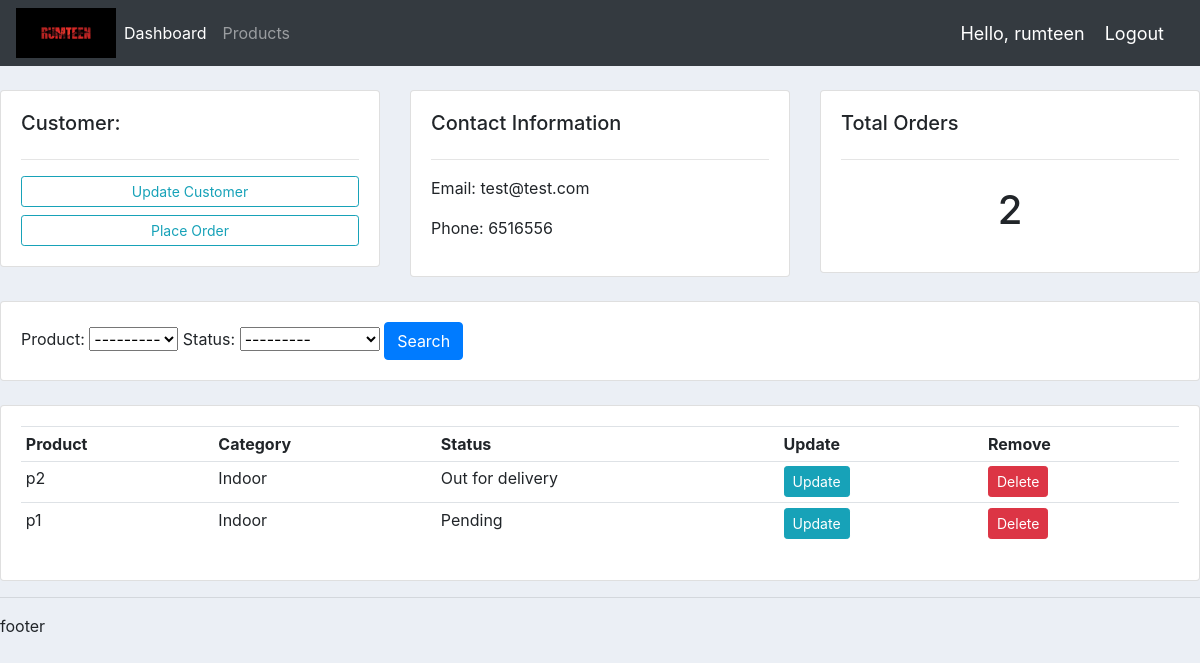
The app's page /customer/1/ (signed in) with its own data.
### accounts/models.py (models this page shows, shortened)
class Customer(models.Model):
    user = models.OneToOneField(User, null=True, blank=True, on_delete=models.CASCADE)
    name = models.CharField(max_length=200, null=True)
    phone = models.CharField(max_length=200, null=True)
    email = models.CharField(max_length=200, null=True)
    profile_pic = models.ImageField(default="RUMTEEN.png", null=True, blank=True)

class Order(models.Model):
    STATUS = (
        ('Pending', 'Pending'),
        ('Out for delivery', 'Out for delivery'),
        ('Delivered', 'Delivered'),
    )
    customer = models.ForeignKey(Customer, null=True, on_delete=models.SET_NULL)
    product = models.ForeignKey(Product, null=True, on_delete=models.SET_NULL)
    status = models.CharField(max_length=200, null=True, choices=STATUS)

class Product(models.Model):
    CATEGORY = (
        ('Indoor', 'Indoor'),
        ('Outdoor', 'Outdoor'),
    )
    name = models.CharField(max_length=200, null=True)
    price = models.FloatField(null=True)
    category = models.CharField(max_length=200, null=True, choices=CATEGORY)
    description = models.CharField(max_length=200, null=True, blank=True)
    tags = models.ManyToManyField(Tag)
    def __str__(self):
        return self.name

### accounts/decorators.py (the view)
        def wrapper_func(request, *args, **kwargs):
            group = None
            if request.user.groups.exists():
                group = request.user.groups.all()[0].name
            if group in allowed_roles:
                return view_func(request, *args, **kwargs)
            else:
                return HttpResponse('not authorized')

### accounts/views.py (called while the page is built)
@login_required(login_url='login')
@allowed_users(allowed_roles=['admins'])
def customer(request, pk):
    customer = Customer.objects.get(id=pk)
    orders = customer.order_set.all()
    order_count = orders.count()
    my_filter = OrderFilter(request.GET, queryset=orders)
    orders = my_filter.qs
    context = {'customer': customer,
               'orders': orders,
               'order_count': order_count,
               'my_filter': my_filter,
               }
    return render(request, 'accounts/customer.html', context)

### accounts/templates/accounts/customer.html
{% extends 'accounts/main.html' %}
{% block content %}
    <br>
    <div class="row">
        <div class="col-md">
            <div class="card card-body">
                <h5>Customer:</h5>
                <hr>
                <a class="btn btn-outline-info  btn-sm btn-block" href="">Update Customer</a>
                <a class="btn btn-outline-info  btn-sm btn-block" href="{% url 'create_order' customer.id %}">Place
                    Order</a>
            </div>
        </div>
        <div class="col-md">
            <div class="card card-body">
                <h5>Contact Information</h5>
                <hr>
                <p>Email: {{ customer.email }}</p>
                <p>Phone: {{ customer.phone }}</p>
            </div>
        </div>
        <div class="col-md">
            <div class="card card-body">
                <h5>Total Orders</h5>
                <hr>
                <h1 style="text-align: center;padding: 10px">{{ orders.count }}</h1>
            </div>
        </div>
    </div>
    <br>
    <div class="row">
        <div class="col">
            <div class="card card-body">
                <form method="get">
                    {{ my_filter.form }}
                    <button class="btn btn-primary" type="submit">Search</button>
                </form>
            </div>
        </div>
    </div>
    <br>
    <div class="row">
        <div class="col-md">
            <div class="card card-body">
                <table class="table table-sm">
                    <tr>
                        <th>Product</th>
                        <th>Category</th>
                        <th>Status</th>
                        <th>Update</th>
                        <th>Remove</th>
                    </tr>
                    {% for order in orders %}
                        <tr>
                            <td>{{ order.product }}</td>
                            <td>{{ order.product.category }}</td>
                            <td>{{ order.status }}</td>
                            <td><a class="btn btn-sm btn-info" href="{% url 'update_order' order.id %}">Update</a></td>
                            <td><a class="btn btn-sm btn-danger" href="{% url 'delete_order' order.id %}">Delete</a>
                            </td>
                        </tr>
                    {% endfor %}
                </table>
            </div>
        </div>
    </div>
{% endblock %}

### accounts/templates/accounts/navbar.html (shortened to what this page needs)
{% load static %}
<nav class="navbar navbar-expand-lg navbar-dark bg-dark">
    <img width="100px" height="50px" src="{% static 'images/RUMTEEN.png' %}">
    <div class="collapse navbar-collapse" id="navbarNav">
        <ul class="navbar-nav">
            {% if request.user.is_staff %}
                <li class="nav-item active">
                    <a class="nav-link" href="{% url 'home' %}">Dashboard</a>
                </li>
                <li class="nav-item">
                    <a class="nav-link" href="{% url 'products' %}">Products</a>
                </li>
            {% else %}
                <li class="nav-item">
                    <a class="nav-link" href="{% url 'account' %}">Setting</a>
                </li>
            {% endif %}
        </ul>
    </div>
    <span class="hello-msg">Hello, {{ request.user }}</span>
    <span><a class="hello-msg" href="{% url 'logout' %}">Logout</a></span>
</nav>

### static/css/main.css (style rules this page uses)
body { background-color: #ebeff5; }

### accounts/templates/accounts/navbar.html (style rules this page uses)
.hello-msg { font-size: 18px; color: #fff; margin: 0 20px 0 0; }

### records on screen
Customer: email "test@test.com", phone "6516556"
Order: product "p2", product.category "Indoor", status "Out for delivery"
Order: product "p1", product.category "Indoor", status "Pending"

### other values on screen
{{ request.user }} "rumteen"
{{ orders.count }} "2"
